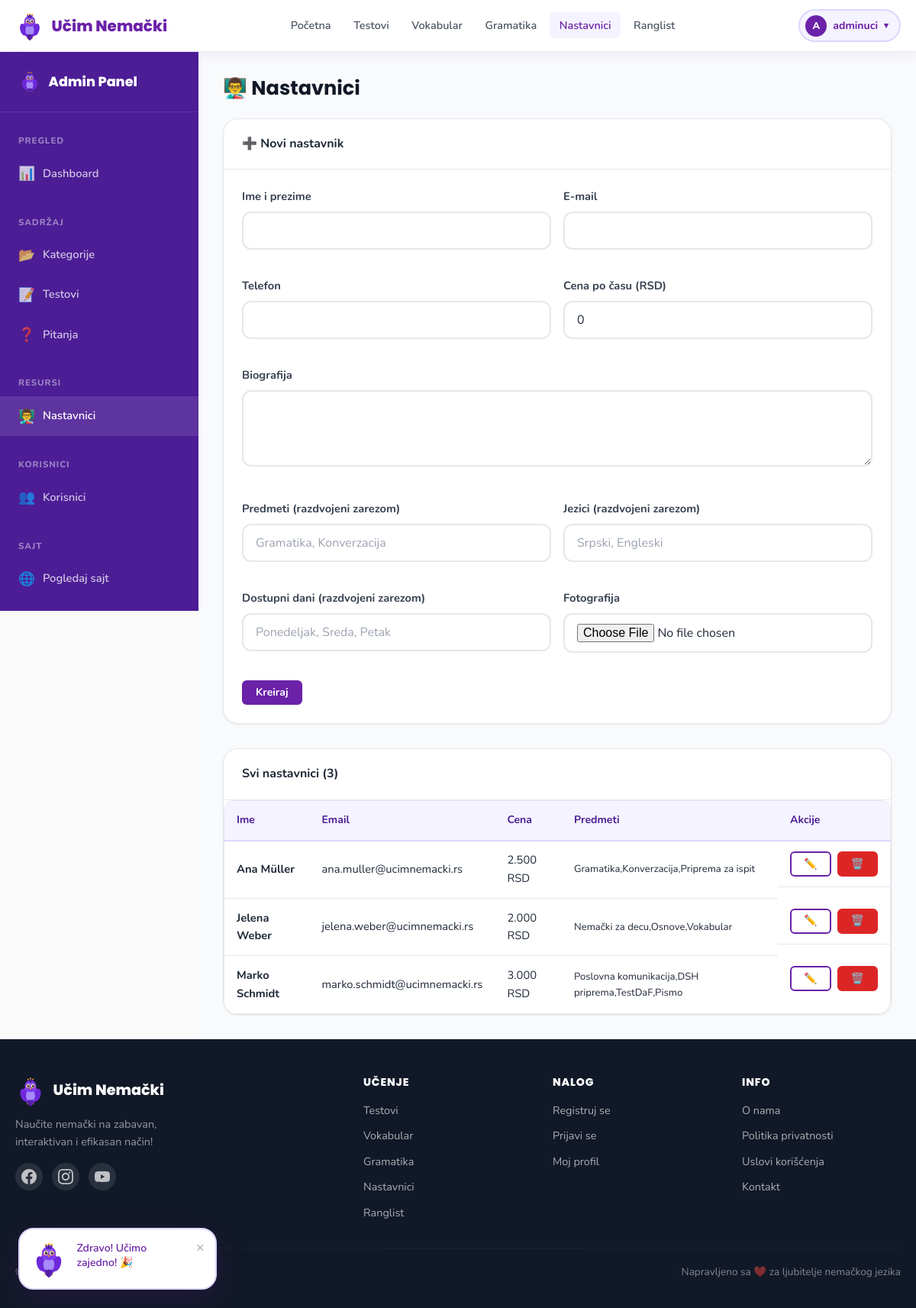
Screenshot of /admin/teachers.php (signed in) with the database file from the repository.
### tables this page shows
CREATE TABLE IF NOT EXISTS users (
    id            INT UNSIGNED AUTO_INCREMENT PRIMARY KEY,
    username      VARCHAR(60)  NOT NULL UNIQUE,
    email         VARCHAR(120) NOT NULL UNIQUE,
    password_hash VARCHAR(255) NOT NULL DEFAULT '',
    role          ENUM('admin','user') NOT NULL DEFAULT 'user',
    google_id     VARCHAR(100) DEFAULT NULL,
    avatar_url    VARCHAR(500) DEFAULT NULL,
    streak        SMALLINT UNSIGNED NOT NULL DEFAULT 0,
    total_points  INT UNSIGNED NOT NULL DEFAULT 0,
    last_login    DATETIME     DEFAULT NULL,
    created_at    DATETIME     NOT NULL DEFAULT CURRENT_TIMESTAMP
);

CREATE TABLE IF NOT EXISTS live_teachers (
    id             SMALLINT UNSIGNED AUTO_INCREMENT PRIMARY KEY,
    name           VARCHAR(120) NOT NULL,
    bio            TEXT         DEFAULT NULL,
    photo_url      VARCHAR(500) DEFAULT NULL,
    email          VARCHAR(120) DEFAULT NULL,
    phone          VARCHAR(30)  DEFAULT NULL,
    subjects       VARCHAR(300) DEFAULT NULL COMMENT 'comma-separated',
    languages      VARCHAR(200) DEFAULT NULL COMMENT 'comma-separated',
    hourly_rate    DECIMAL(8,2) DEFAULT NULL,
    available_days VARCHAR(200) DEFAULT NULL COMMENT 'comma-separated day names',
    created_at     DATETIME NOT NULL DEFAULT CURRENT_TIMESTAMP
);

### includes/functions.php (called while the page is built, shortened)
<?php
function sanitize(string $input): string {
    return htmlspecialchars(trim($input), ENT_QUOTES | ENT_SUBSTITUTE, 'UTF-8');
}
function isLoggedIn(): bool {
    return !empty($_SESSION['user_id']);
}
function getCurrentUser(): ?array {
    $db   = getDB();
    $id   = (int)$_SESSION['user_id'];
    $stmt = $db->prepare('SELECT id, username, email, role, avatar_url, streak, total_points FROM users WHERE id = ?');
    $stmt->bind_param('i', $id);
    $stmt->execute();
    $row = $stmt->get_result()->fetch_assoc();
    return $row ?: null;
}

### admin/teachers.php (the view, shortened to what this page needs)
<?php
$db      = getDB();
$teachers = $db->query('SELECT * FROM live_teachers ORDER BY name')->fetch_all(MYSQLI_ASSOC);
$editTeacher = null;
require_once __DIR__ . '/../includes/header.php';
?>
<div class="admin-layout">
    <?php include __DIR__ . '/partials/sidebar.php'; ?>
    <div class="admin-content">
        <h1 class="admin-page-title">👨‍🏫 Nastavnici</h1>
        <div class="card mb-4">
            <div class="card-header"><?= $editTeacher ? 'Izmeni nastavnika' : '➕ Novi nastavnik' ?></div>
            <div class="card-body">
                <form method="POST" enctype="multipart/form-data">
                    <div class="grid grid-2" style="gap:1rem">
                        <div class="form-group"><label class="form-label">Ime i prezime</label><input type="text" name="name" class="form-control" required value="<?= sanitize($editTeacher['name'] ?? '') ?>"></div>
                        <div class="form-group"><label class="form-label">E-mail</label><input type="email" name="email" class="form-control" value="<?= sanitize($editTeacher['email'] ?? '') ?>"></div>
                        <div class="form-group"><label class="form-label">Telefon</label><input type="text" name="phone" class="form-control" value="<?= sanitize($editTeacher['phone'] ?? '') ?>"></div>
                        <div class="form-group"><label class="form-label">Cena po času (RSD)</label><input type="number" name="hourly_rate" class="form-control" value="<?= (float)($editTeacher['hourly_rate'] ?? 0) ?>"></div>
                        <div class="form-group" style="grid-column:1/-1"><label class="form-label">Biografija</label><textarea name="bio" class="form-control" rows="3"><?= sanitize($editTeacher['bio'] ?? '') ?></textarea></div>
                        <div class="form-group"><label class="form-label">Predmeti (razdvojeni zarezom)</label><input type="text" name="subjects" class="form-control" value="<?= sanitize($editTeacher['subjects'] ?? '') ?>" placeholder="Gramatika, Konverzacija"></div>
                        <div class="form-group"><label class="form-label">Jezici (razdvojeni zarezom)</label><input type="text" name="languages" class="form-control" value="<?= sanitize($editTeacher['languages'] ?? '') ?>" placeholder="Srpski, Engleski"></div>
                        <div class="form-group"><label class="form-label">Dostupni dani (razdvojeni zarezom)</label><input type="text" name="available_days" class="form-control" value="<?= sanitize($editTeacher['available_days'] ?? '') ?>" placeholder="Ponedeljak, Sreda, Petak"></div>
                        <div class="form-group"><label class="form-label">Fotografija</label><input type="file" name="photo_file" class="form-control" accept="image/*" data-preview="photoPreview"><div id="photoPreview"></div></div>
                    </div>
                    <div class="d-flex gap-2 mt-2">
                        <button type="submit" class="btn btn-primary btn-sm"><?= $editTeacher ? 'Ažuriraj' : 'Kreiraj' ?></button>
                    </div>
                </form>
            </div>
        </div>
        <div class="card">
            <div class="card-header">Svi nastavnici (<?= count($teachers) ?>)</div>
            <div class="table-wrapper">
                <table class="table">
                    <thead><tr><th>Ime</th><th>Email</th><th>Cena</th><th>Predmeti</th><th>Akcije</th></tr></thead>
                    <tbody>
                    <?php foreach ($teachers as $t): ?>
                    <tr>
                        <td><strong><?= sanitize($t['name']) ?></strong></td>
                        <td><?= sanitize($t['email'] ?? '-') ?></td>
                        <td><?= $t['hourly_rate'] ? number_format((float)$t['hourly_rate'],0,',','.') . ' RSD' : '-' ?></td>
                        <td style="font-size:.82rem"><?= sanitize($t['subjects'] ?? '-') ?></td>
                        <td class="table-actions">
                            <a href="?action=edit&id=<?= (int)$t['id'] ?>" class="btn btn-outline btn-sm">✏️</a>
                            <a href="?action=delete&id=<?= (int)$t['id'] ?>" class="btn btn-danger btn-sm" data-confirm="Obrisati nastavnika '<?= sanitize($t['name']) ?>'?">🗑️</a>
                        </td>
                    </tr>
                    <?php endforeach; ?>
                    </tbody>
                </table>
            </div>
        </div>
    </div>
</div>
<?php require_once __DIR__ . '/../includes/footer.php'; ?>

### includes/header.php (shortened to what this page needs)
<?php
require_once __DIR__ . '/functions.php';
$currentUser  = getCurrentUser();
$isLoggedIn   = isLoggedIn();
$currentPage  = basename($_SERVER['PHP_SELF'] ?? '');
function navActive(string $page): string {
    global $currentPage;
    return $currentPage === $page ? 'active' : '';
}
$siteRoot = SITE_URL;
?>
<!DOCTYPE html>
<html lang="sr">
<head>
    <link rel="stylesheet" href="<?= $siteRoot ?>/assets/css/main.css">
    <link rel="stylesheet" href="<?= $siteRoot ?>/assets/css/animations.css">
</head>
<body class="<?= isset($bodyClass) ? sanitize($bodyClass) : '' ?>">
<nav class="navbar" id="navbar" role="navigation" aria-label="Glavna navigacija">
    <div class="nav-container">
        <a href="<?= $siteRoot ?>/index.php" class="nav-logo" aria-label="Početna stranica">
            <span class="nav-logo-icon" aria-hidden="true">
                <img src="<?= $siteRoot ?>/assets/images/parrot.svg" alt="" width="38" height="38" class="parrot-logo">
            </span>
            <span class="nav-logo-text">Učim Nemački</span>
        </a>
        <ul class="nav-links" role="list">
            <li><a href="<?= $siteRoot ?>/index.php" class="nav-link <?= navActive('index.php') ?>">Početna</a></li>
            <li><a href="<?= $siteRoot ?>/pages/tests.php" class="nav-link <?= navActive('tests.php') ?>">Testovi</a></li>
            <li><a href="<?= $siteRoot ?>/pages/vocabulary.php" class="nav-link <?= navActive('vocabulary.php') ?>">Vokabular</a></li>
            <li><a href="<?= $siteRoot ?>/pages/grammar.php" class="nav-link <?= navActive('grammar.php') ?>">Gramatika</a></li>
            <li><a href="<?= $siteRoot ?>/pages/teachers.php" class="nav-link <?= navActive('teachers.php') ?>">Nastavnici</a></li>
            <li><a href="<?= $siteRoot ?>/pages/leaderboard.php" class="nav-link <?= navActive('leaderboard.php') ?>">Ranglist</a></li>
        </ul>
        <div class="nav-auth">
            <?php if ($isLoggedIn && $currentUser): ?>
                <div class="user-dropdown" id="userDropdown">
                    <button class="user-avatar-btn" id="userAvatarBtn" aria-haspopup="true" aria-expanded="false">
                        <?php if (!empty($currentUser['avatar_url'])): ?>
                            <img src="<?= sanitize($currentUser['avatar_url']) ?>" alt="Avatar" class="user-avatar-img">
                        <?php else: ?>
                            <span class="user-avatar-placeholder"><?= strtoupper(substr($currentUser['username'], 0, 1)) ?></span>
                        <?php endif; ?>
                        <span class="username-display"><?= sanitize($currentUser['username']) ?></span>
                        <span class="dropdown-arrow">▾</span>
                    </button>
                </div>
            <?php else: ?>
                <a href="<?= $siteRoot ?>/pages/login.php" class="btn btn-outline btn-sm">Prijavi se</a>
                <a href="<?= $siteRoot ?>/pages/register.php" class="btn btn-primary btn-sm">Registruj se</a>
            <?php endif; ?>
        </div>
    </div>
</nav>
<div class="parrot-bubble" id="parrotBubble" aria-live="polite" role="status">
    <div class="parrot-bubble-inner">
        <div class="parrot-mascot-small" aria-hidden="true">
            <img src="<?= $siteRoot ?>/assets/images/parrot.svg" alt="Papagaj maskota" width="48" height="48">
        </div>
        <div class="parrot-message" id="parrotMessage">Zdravo! Učimo zajedno! 🎉</div>
        <button class="parrot-close" id="parrotClose" aria-label="Zatvori poruku papagaja">×</button>
    </div>
</div>
<main id="main-content">

### assets/css/animations.css (style rules this page uses)
.parrot-logo { animation: float 4s ease-in-out infinite; }

### rows the page displays
users: username "A", username "adminuci"
live_teachers: name "Ana Müller", email "ana.muller@ucimnemacki.rs", hourly_rate "2.500", subjects "Gramatika,Konverzacija,Priprema za ispit"
live_teachers: name "Jelena Weber", email "jelena.weber@ucimnemacki.rs", hourly_rate "2.000", subjects "Nemački za decu,Osnove,Vokabular"
live_teachers: name "Marko Schmidt", email "marko.schmidt@ucimnemacki.rs", hourly_rate "3.000", subjects "Poslovna komunikacija,DSH priprema,TestDaF,Pismo"

### other values shown
count($teachers) "3"
